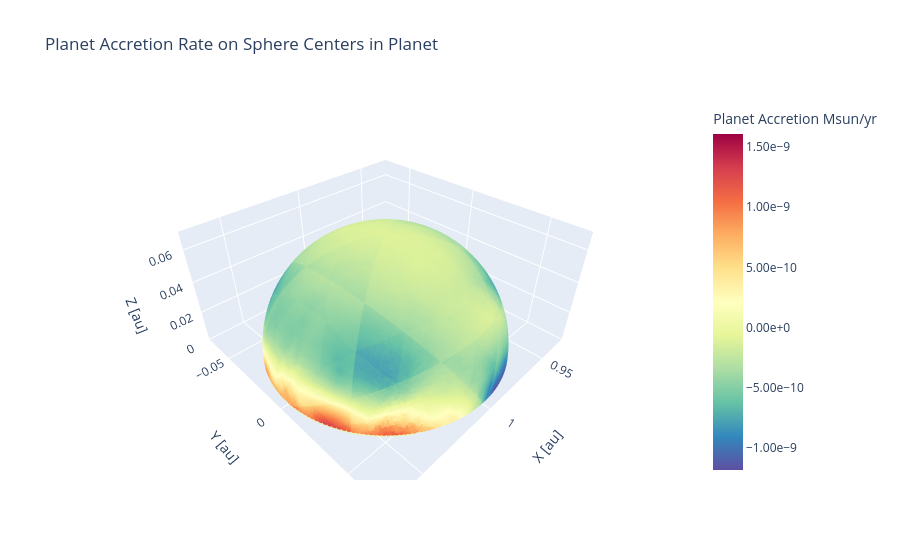

This figure's notebook cell:
### Code cell
import plotly.graph_objects as go

fig = go.Figure(data=go.Scatter3d(
    x=xcs.flatten(),
    y=ycs.flatten(),
    z=zcs.flatten(),
    mode='markers',
    marker=dict(
        size=2,
        color=M_sy,  
        colorscale='Spectral_r',
        opacity=1,
        colorbar=dict(tickformat=".2e",title='Planet Accretion Msun/yr'),
    )
))

fig.update_layout(
    scene=dict(
        xaxis_title='X [au]',
        yaxis_title='Y [au]',
        zaxis_title='Z [au]',
        aspectmode='data'
    ),
    title='Planet Accretion Rate on Sphere Centers in Planet '
)

fig.show()

### Figure 1 — Plotly figure (JSON) as saved in the notebook; plotly's stock layout.template omitted (floating-point values rounded to 4 significant figures; data arrays with more than 128 entries replaced by an {"elided": "..."} marker saying what was removed)
{"data": [{"marker": {"color": {"elided": "39796 float values"}, "colorbar": {"tickformat": ".2e", "title": {"text": "Planet Accretion Msun/yr"}}, "colorscale": [[0, "rgb(94,79,162)"], [0.1, "rgb(50,136,189)"], [0.2, "rgb(102,194,165)"], [0.3, "rgb(171,221,164)"], [0.4, "rgb(230,245,152)"], [0.5, "rgb(255,255,191)"], [0.6, "rgb(254,224,139)"], [0.7, "rgb(253,174,97)"], [0.8, "rgb(244,109,67)"], [0.9, "rgb(213,62,79)"], [1, "rgb(158,1,66)"]], "opacity": 1, "size": 2}, "mode": "markers", "type": "scatter3d", "x": {"elided": "39796 float values"}, "y": {"elided": "39796 float values"}, "z": {"elided": "39796 float values"}}], "layout": {"scene": {"aspectmode": "data", "xaxis": {"title": {"text": "X [au]"}}, "yaxis": {"title": {"text": "Y [au]"}}, "zaxis": {"title": {"text": "Z [au]"}}}, "title": {"text": "Planet Accretion Rate on Sphere Centers in Planet "}}}
